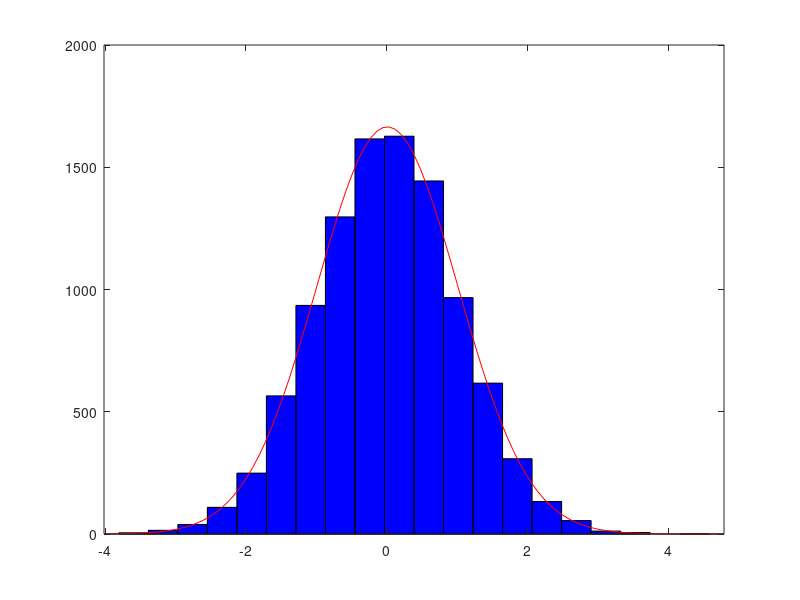

This chart was generated by the following MATLAB code:
%teste randn

n = 1:10000;
a = (randn(1));
mean(a)

for n=1:10000
    b(n) = randn(1,1);
end
mean(b)

figure
histfit(b,20,'normal')